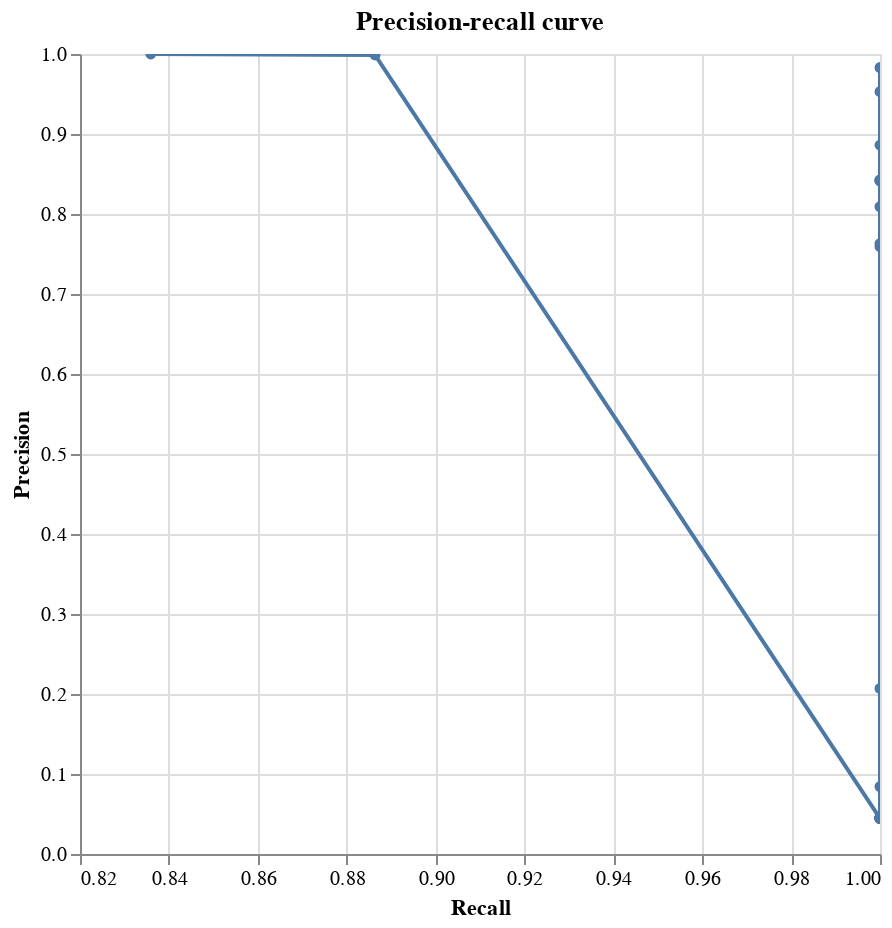

The notebook cell saved with this chart:
### Markdown cell above
# Precision-Recall curve

### Code cell
x = linker.precision_recall_chart_from_labels_column("unique_id")
x

### Figure 1 — Vega-Lite specification as saved in the notebook (floating-point values rounded to 4 significant figures)
{"$schema": "https://vega.github.io/schema/vega-lite/v4.8.1.json", "title": "Precision-recall curve", "data": {"values": [{"truth_threshold": -706.2, "match_probability": 2.52e-213, "row_count": 181400.0, "P": 8106.0, "N": 173300.0, "TP": 8106.0, "TN": 0.0, "FP": 173300.0, "FN": 0.0, "P_rate": 0.0, "N_rate": 0.9553, "TP_rate": 1.0, "TN_rate": 0.0, "FP_rate": 1.0, "FN_rate": 0.0, "precision": 0.04468, "recall": 1.0, "F1": 0.08554}, {"truth_threshold": -639.6, "match_probability": 2.921e-193, "row_count": 181400.0, "P": 8106.0, "N": 173300.0, "TP": 8106.0, "TN": 2.0, "FP": 173300.0, "FN": 0.0, "P_rate": 0.0, "N_rate": 0.9553, "TP_rate": 1.0, "TN_rate": 1.154e-05, "FP_rate": 1.0, "FN_rate": 0.0, "precision": 0.04468, "recall": 1.0, "F1": 0.08554}, {"truth_threshold": -635.6, "match_probability": 4.666e-192, "row_count": 181400.0, "P": 8106.0, "N": 173300.0, "TP": 8106.0, "TN": 17.0, "FP": 173300.0, "FN": 0.0, "P_rate": 0.0, "N_rate": 0.9553, "TP_rate": 1.0, "TN_rate": 9.809e-05, "FP_rate": 0.9999, "FN_rate": 0.0, "precision": 0.04469, "recall": 1.0, "F1": 0.08555}, {"truth_threshold": -630.8, "match_probability": 1.303e-190, "row_count": 181400.0, "P": 8106.0, "N": 173300.0, "TP": 8106.0, "TN": 178.0, "FP": 173100.0, "FN": 0.0, "P_rate": 0.0, "N_rate": 0.9553, "TP_rate": 1.0, "TN_rate": 0.001027, "FP_rate": 0.999, "FN_rate": 0.0, "precision": 0.04473, "recall": 1.0, "F1": 0.08562}, {"truth_threshold": -555.1, "match_probability": 7.733e-168, "row_count": 181400.0, "P": 8106.0, "N": 173300.0, "TP": 8106.0, "TN": 240.0, "FP": 173100.0, "FN": 0.0, "P_rate": 0.0, "N_rate": 0.9553, "TP_rate": 1.0, "TN_rate": 0.001385, "FP_rate": 0.9986, "FN_rate": 0.0, "precision": 0.04474, "recall": 1.0, "F1": 0.08565}, {"truth_threshold": -283.2, "match_probability": 5.476e-86, "row_count": 181400.0, "P": 8106.0, "N": 173300.0, "TP": 8106.0, "TN": 242.0, "FP": 173100.0, "FN": 0.0, "P_rate": 0.0, "N_rate": 0.9553, "TP_rate": 1.0, "TN_rate": 0.001396, "FP_rate": 0.9986, "FN_rate": 0.0, "precision": 0.04474, "recall": 1.0, "F1": 0.08565}, {"truth_threshold": -201.6, "match_probability": 2.021e-61, "row_count": 181400.0, "P": 8106.0, "N": 173300.0, "TP": 8106.0, "TN": 248.0, "FP": 173100.0, "FN": 0.0, "P_rate": 0.0, "N_rate": 0.9553, "TP_rate": 1.0, "TN_rate": 0.001431, "FP_rate": 0.9986, "FN_rate": 0.0, "precision": 0.04474, "recall": 1.0, "F1": 0.08565}, {"truth_threshold": -197.6, "match_probability": 3.229e-60, "row_count": 181400.0, "P": 8106.0, "N": 173300.0, "TP": 8106.0, "TN": 249.0, "FP": 173100.0, "FN": 0.0, "P_rate": 0.0, "N_rate": 0.9553, "TP_rate": 1.0, "TN_rate": 0.001437, "FP_rate": 0.9986, "FN_rate": 0.0, "precision": 0.04474, "recall": 1.0, "F1": 0.08565}, {"truth_threshold": -182.2, "match_probability": 1.421e-55, "row_count": 181400.0, "P": 8106.0, "N": 173300.0, "TP": 8106.0, "TN": 255.0, "FP": 173100.0, "FN": 0.0, "P_rate": 0.0, "N_rate": 0.9553, "TP_rate": 1.0, "TN_rate": 0.001471, "FP_rate": 0.9985, "FN_rate": 0.0, "precision": 0.04474, "recall": 1.0, "F1": 0.08566}, {"truth_threshold": -170.7, "match_probability": 4.033e-52, "row_count": 181400.0, "P": 8106.0, "N": 173300.0, "TP": 8106.0, "TN": 257.0, "FP": 173100.0, "FN": 0.0, "P_rate": 0.0, "N_rate": 0.9553, "TP_rate": 1.0, "TN_rate": 0.001483, "FP_rate": 0.9985, "FN_rate": 0.0, "precision": 0.04475, "recall": 1.0, "F1": 0.08566}, {"truth_threshold": -166.7, "match_probability": 6.442e-51, "row_count": 181400.0, "P": 8106.0, "N": 173300.0, "TP": 8106.0, "TN": 721.0, "FP": 172600.0, "FN": 0.0, "P_rate": 0.0, "N_rate": 0.9553, "TP_rate": 1.0, "TN_rate": 0.00416, "FP_rate": 0.9958, "FN_rate": 0.0, "precision": 0.04486, "recall": 1.0, "F1": 0.08587}, {"truth_threshold": -161.9, "match_probability": 1.799e-49, "row_count": 181400.0, "P": 8106.0, "N": 173300.0, "TP": 8106.0, "TN": 1112.0, "FP": 172200.0, "FN": 0.0, "P_rate": 0.0, "N_rate": 0.9553, "TP_rate": 1.0, "TN_rate": 0.006416, "FP_rate": 0.9936, "FN_rate": 0.0, "precision": 0.04496, "recall": 1.0, "F1": 0.08605}, {"truth_threshold": -155.3, "match_probability": 1.775e-47, "row_count": 181400.0, "P": 8106.0, "N": 173300.0, "TP": 8106.0, "TN": 1291.0, "FP": 172000.0, "FN": 0.0, "P_rate": 0.0, "N_rate": 0.9553, "TP_rate": 1.0, "TN_rate": 0.007449, "FP_rate": 0.9926, "FN_rate": 0.0, "precision": 0.045, "recall": 1.0, "F1": 0.08613}, {"truth_threshold": -151.3, "match_probability": 2.835e-46, "row_count": 181400.0, "P": 8106.0, "N": 173300.0, "TP": 8106.0, "TN": 1358.0, "FP": 172000.0, "FN": 0.0, "P_rate": 0.0, "N_rate": 0.9553, "TP_rate": 1.0, "TN_rate": 0.007836, "FP_rate": 0.9922, "FN_rate": 0.0, "precision": 0.04502, "recall": 1.0, "F1": 0.08616}, {"truth_threshold": -146.5, "match_probability": 7.917e-45, "row_count": 181400.0, "P": 8106.0, "N": 173300.0, "TP": 8106.0, "TN": 1444.0, "FP": 171900.0, "FN": 0.0, "P_rate": 0.0, "N_rate": 0.9553, "TP_rate": 1.0, "TN_rate": 0.008332, "FP_rate": 0.9917, "FN_rate": 0.0, "precision": 0.04504, "recall": 1.0, "F1": 0.0862}, {"truth_threshold": -145.1, "match_probability": 2.146e-44, "row_count": 181400.0, "P": 8106.0, "N": 173300.0, "TP": 8106.0, "TN": 1506.0, "FP": 171800.0, "FN": 0.0, "P_rate": 0.0, "N_rate": 0.9553, "TP_rate": 1.0, "TN_rate": 0.00869, "FP_rate": 0.9913, "FN_rate": 0.0, "precision": 0.04506, "recall": 1.0, "F1": 0.08623}, {"truth_threshold": -140.3, "match_probability": 5.993e-43, "row_count": 181400.0, "P": 8106.0, "N": 173300.0, "TP": 8106.0, "TN": 1507.0, "FP": 171800.0, "FN": 0.0, "P_rate": 0.0, "N_rate": 0.9553, "TP_rate": 1.0, "TN_rate": 0.008695, "FP_rate": 0.9913, "FN_rate": 0.0, "precision": 0.04506, "recall": 1.0, "F1": 0.08623}, {"truth_threshold": -131.0, "match_probability": 3.742e-40, "row_count": 181400.0, "P": 8106.0, "N": 173300.0, "TP": 8106.0, "TN": 1512.0, "FP": 171800.0, "FN": 0.0, "P_rate": 0.0, "N_rate": 0.9553, "TP_rate": 1.0, "TN_rate": 0.008724, "FP_rate": 0.9913, "FN_rate": 0.0, "precision": 0.04506, "recall": 1.0, "F1": 0.08623}, {"truth_threshold": -127.0, "match_probability": 5.978e-39, "row_count": 181400.0, "P": 8106.0, "N": 173300.0, "TP": 8106.0, "TN": 1679.0, "FP": 171600.0, "FN": 0.0, "P_rate": 0.0, "N_rate": 0.9553, "TP_rate": 1.0, "TN_rate": 0.009688, "FP_rate": 0.9903, "FN_rate": 0.0, "precision": 0.0451, "recall": 1.0, "F1": 0.08631}, {"truth_threshold": -122.2, "match_probability": 1.67e-37, "row_count": 181400.0, "P": 8106.0, "N": 173300.0, "TP": 8106.0, "TN": 2552.0, "FP": 170800.0, "FN": 0.0, "P_rate": 0.0, "N_rate": 0.9553, "TP_rate": 1.0, "TN_rate": 0.01473, "FP_rate": 0.9853, "FN_rate": 0.0, "precision": 0.04532, "recall": 1.0, "F1": 0.08671}, {"truth_threshold": -100.1, "match_probability": 7.467e-31, "row_count": 181400.0, "P": 8106.0, "N": 173300.0, "TP": 8106.0, "TN": 3005.0, "FP": 170300.0, "FN": 0.0, "P_rate": 0.0, "N_rate": 0.9553, "TP_rate": 1.0, "TN_rate": 0.01734, "FP_rate": 0.9827, "FN_rate": 0.0, "precision": 0.04543, "recall": 1.0, "F1": 0.08692}, {"truth_threshold": -96.08, "match_probability": 1.193e-29, "row_count": 181400.0, "P": 8106.0, "N": 173300.0, "TP": 8106.0, "TN": 85270.0, "FP": 88040.0, "FN": 0.0, "P_rate": 0.0, "N_rate": 0.9553, "TP_rate": 1.0, "TN_rate": 0.492, "FP_rate": 0.508, "FN_rate": 0.0, "precision": 0.08431, "recall": 1.0, "F1": 0.1555}, {"truth_threshold": -91.28, "match_probability": 3.331e-28, "row_count": 181400.0, "P": 8106.0, "N": 173300.0, "TP": 8106.0, "TN": 142200.0, "FP": 31080.0, "FN": 0.0, "P_rate": 0.0, "N_rate": 0.9553, "TP_rate": 1.0, "TN_rate": 0.8207, "FP_rate": 0.1793, "FN_rate": 0.0, "precision": 0.2069, "recall": 1.0, "F1": 0.3428}, {"truth_threshold": -78.41, "match_probability": 2.487e-24, "row_count": 181400.0, "P": 8106.0, "N": 173300.0, "TP": 8106.0, "TN": 170700.0, "FP": 2570.0, "FN": 0.0, "P_rate": 0.0, "N_rate": 0.9553, "TP_rate": 1.0, "TN_rate": 0.9852, "FP_rate": 0.01483, "FN_rate": 0.0, "precision": 0.7593, "recall": 1.0, "F1": 0.8632}, {"truth_threshold": -74.41, "match_probability": 3.973e-23, "row_count": 181400.0, "P": 8106.0, "N": 173300.0, "TP": 8106.0, "TN": 170800.0, "FP": 2518.0, "FN": 0.0, "P_rate": 0.0, "N_rate": 0.9553, "TP_rate": 1.0, "TN_rate": 0.9855, "FP_rate": 0.01453, "FN_rate": 0.0, "precision": 0.763, "recall": 1.0, "F1": 0.8656}, {"truth_threshold": -69.61, "match_probability": 1.11e-21, "row_count": 181400.0, "P": 8106.0, "N": 173300.0, "TP": 8106.0, "TN": 171400.0, "FP": 1911.0, "FN": 0.0, "P_rate": 0.0, "N_rate": 0.9553, "TP_rate": 1.0, "TN_rate": 0.989, "FP_rate": 0.01103, "FN_rate": 0.0, "precision": 0.8092, "recall": 1.0, "F1": 0.8946}, {"truth_threshold": -50.52, "match_probability": 6.202e-16, "row_count": 181400.0, "P": 8106.0, "N": 173300.0, "TP": 8106.0, "TN": 171800.0, "FP": 1527.0, "FN": 0.0, "P_rate": 0.0, "N_rate": 0.9553, "TP_rate": 1.0, "TN_rate": 0.9912, "FP_rate": 0.008811, "FN_rate": 0.0, "precision": 0.8415, "recall": 1.0, "F1": 0.914}, {"truth_threshold": -46.52, "match_probability": 9.908e-15, "row_count": 181400.0, "P": 8106.0, "N": 173300.0, "TP": 8106.0, "TN": 171800.0, "FP": 1526.0, "FN": 0.0, "P_rate": 0.0, "N_rate": 0.9553, "TP_rate": 1.0, "TN_rate": 0.9912, "FP_rate": 0.008805, "FN_rate": 0.0, "precision": 0.8416, "recall": 1.0, "F1": 0.914}, {"truth_threshold": -41.72, "match_probability": 2.767e-13, "row_count": 181400.0, "P": 8106.0, "N": 173300.0, "TP": 8106.0, "TN": 171800.0, "FP": 1520.0, "FN": 0.0, "P_rate": 0.0, "N_rate": 0.9553, "TP_rate": 1.0, "TN_rate": 0.9912, "FP_rate": 0.00877, "FN_rate": 0.0, "precision": 0.8421, "recall": 1.0, "F1": 0.9143}, {"truth_threshold": -19.62, "match_probability": 1.238e-06, "row_count": 181400.0, "P": 8106.0, "N": 173300.0, "TP": 8106.0, "TN": 171800.0, "FP": 1515.0, "FN": 0.0, "P_rate": 0.0, "N_rate": 0.9553, "TP_rate": 1.0, "TN_rate": 0.9913, "FP_rate": 0.008742, "FN_rate": 0.0, "precision": 0.8425, "recall": 1.0, "F1": 0.9146}, {"truth_threshold": -15.63, "match_probability": 1.977e-05, "row_count": 181400.0, "P": 8106.0, "N": 173300.0, "TP": 8106.0, "TN": 172300.0, "FP": 1043.0, "FN": 0.0, "P_rate": 0.0, "N_rate": 0.9553, "TP_rate": 1.0, "TN_rate": 0.994, "FP_rate": 0.006018, "FN_rate": 0.0, "precision": 0.886, "recall": 1.0, "F1": 0.9396}, {"truth_threshold": -10.82, "match_probability": 0.0005518, "row_count": 181400.0, "P": 8106.0, "N": 173300.0, "TP": 8106.0, "TN": 172900.0, "FP": 401.0, "FN": 0.0, "P_rate": 0.0, "N_rate": 0.9553, "TP_rate": 1.0, "TN_rate": 0.9977, "FP_rate": 0.002314, "FN_rate": 0.0, "precision": 0.9529, "recall": 1.0, "F1": 0.9759}, {"truth_threshold": 2.043, "match_probability": 0.8048, "row_count": 181400.0, "P": 8106.0, "N": 173300.0, "TP": 8106.0, "TN": 173200.0, "FP": 140.0, "FN": 0.0, "P_rate": 0.0, "N_rate": 0.9553, "TP_rate": 1.0, "TN_rate": 0.9992, "FP_rate": 0.0008078, "FN_rate": 0.0, "precision": 0.983, "recall": 1.0, "F1": 0.9914}, {"truth_threshold": 6.041, "match_probability": 0.985, "row_count": 181400.0, "P": 8106.0, "N": 173300.0, "TP": 7185.0, "TN": 173300.0, "FP": 9.0, "FN": 921.0, "P_rate": 0.0, "N_rate": 0.9553, "TP_rate": 0.8864, "TN_rate": 0.9999, "FP_rate": 5.193e-05, "FN_rate": 0.1136, "precision": 0.9987, "recall": 0.8864, "F1": 0.9392}, {"truth_threshold": 10.84, "match_probability": 0.9995, "row_count": 181400.0, "P": 8106.0, "N": 173300.0, "TP": 6776.0, "TN": 173300.0, "FP": 0.0, "FN": 1330.0, "P_rate": 0.0, "N_rate": 0.9553, "TP_rate": 0.8359, "TN_rate": 1.0, "FP_rate": 0.0, "FN_rate": 0.1641, "precision": 1.0, "recall": 0.8359, "F1": 0.9106}]}, "mark": {"type": "line", "clip": true, "point": true}, "encoding": {"tooltip": [{"type": "quantitative", "field": "truth_threshold", "format": ".4f"}, {"type": "quantitative", "field": "match_probability", "format": ".4%"}, {"type": "quantitative", "field": "FP_rate", "format": ".4f"}, {"type": "quantitative", "field": "TP_rate", "format": ".4f"}, {"type": "quantitative", "field": "TP", "format": ",.0f"}, {"type": "quantitative", "field": "TN", "format": ",.0f"}, {"type": "quantitative", "field": "FP", "format": ",.0f"}, {"type": "quantitative", "field": "FN", "format": ",.0f"}, {"type": "quantitative", "field": "precision", "format": ".4f"}, {"type": "quantitative", "field": "recall", "format": ".4f"}, {"type": "quantitative", "field": "F1", "format": ".4f"}], "x": {"type": "quantitative", "field": "recall", "sort": ["-recall"], "title": "Recall"}, "y": {"type": "quantitative", "field": "precision", "sort": ["-precision"], "title": "Precision"}}, "height": 400, "width": 400}
